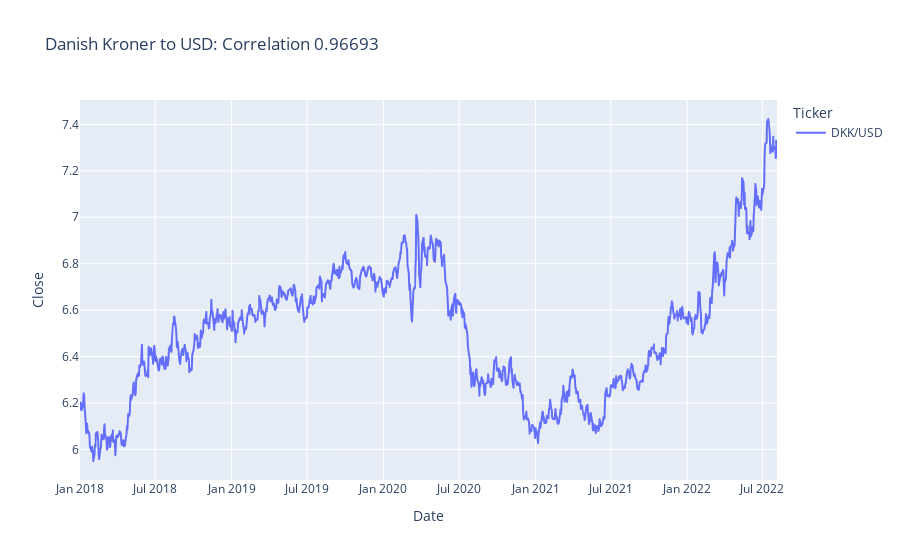

Notebook code for this chart:
### Code cell
fig = px.line(DKKUSD, x="Date", y="Close", color = 'Ticker' , title = "Danish Kroner to USD: Correlation 0.96693")
fig.show()
fig.write_image("images/DKK.jpeg")

### Figure 1 — Plotly figure (JSON) as saved in the notebook; plotly's stock layout.template omitted (floating-point values rounded to 4 significant figures; data arrays with more than 128 entries replaced by an {"elided": "..."} marker saying what was removed)
{"data": [{"hovertemplate": "Ticker=DKK/USD<br>Date=%{x}<br>Close=%{y}<extra></extra>", "legendgroup": "DKK/USD", "line": {"color": "#636efa", "dash": "solid"}, "mode": "lines", "name": "DKK/USD", "showlegend": true, "type": "scattergl", "x": {"elided": "1199 str values"}, "xaxis": "x", "y": {"elided": "1199 float values"}, "yaxis": "y"}], "layout": {"legend": {"title": {"text": "Ticker"}, "tracegroupgap": 0}, "title": {"text": "Danish Kroner to USD: Correlation 0.96693"}, "xaxis": {"anchor": "y", "domain": [0, 1], "title": {"text": "Date"}}, "yaxis": {"anchor": "x", "domain": [0, 1], "title": {"text": "Close"}}}}
